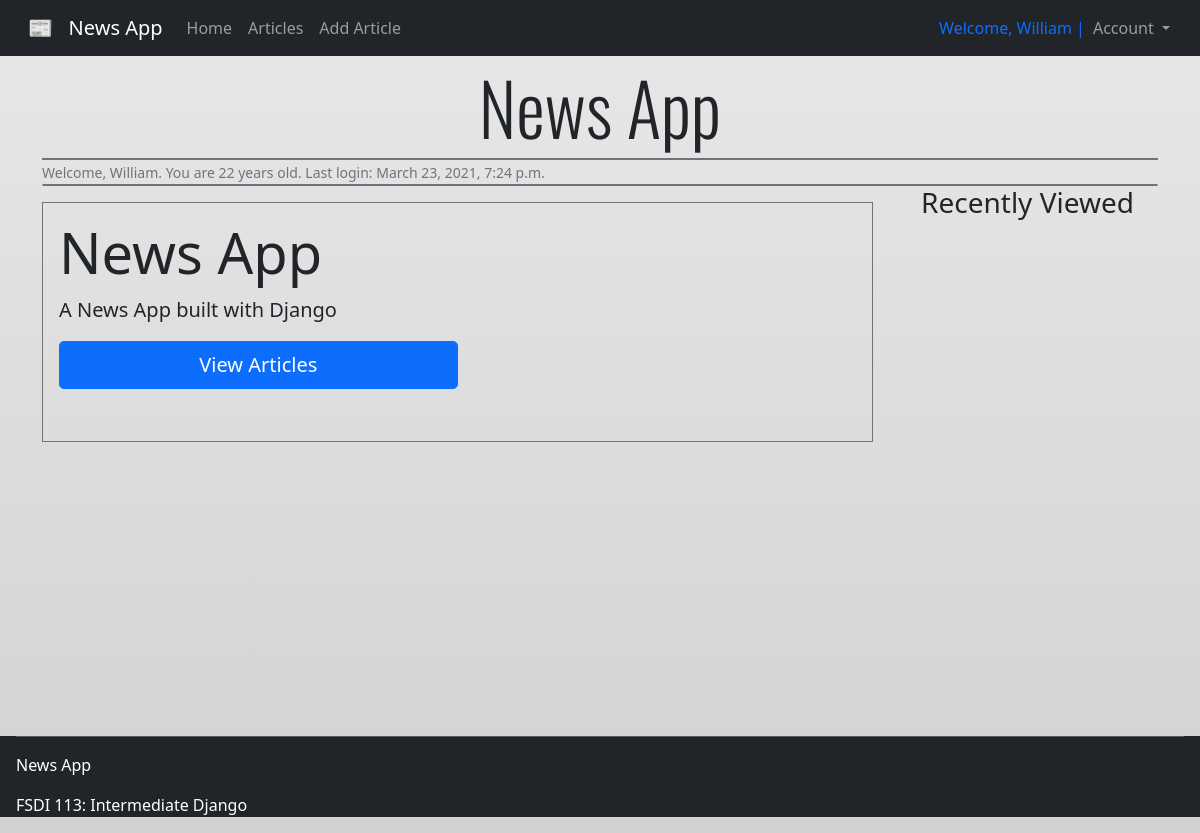
The app's page / (signed in) with its own data.
### accounts/models.py (models this page shows)
class CustomUser(AbstractUser):
    age = models.PositiveIntegerField(null=True, blank=True)

### pages/views.py (the view)
# urls.py: path('', HomePageView.as_view(), name='home'),
class HomePageView(TemplateView):
    template_name = 'home.html'

### templates/home.html (shortened to what this page needs)
{% extends "base.html" %}
{% block content %}
<div class="container pt-3">
    <h1 class="display-2 mt-5 text-center g-font">News App</h1>
    <div class="divider bg-primary border border-secondary"></div>
    {% if user.is_authenticated %}
    <div>
        <small class="text-muted">Welcome, {{user.username}}. You are {{user.age}} years old. Last login: {{user.last_login}}</small>
    </div>
    <div class="all-pages border border-secondary rounded"></div>
    <div class="row">
        <div class="col-9">
            <div class="jumbotron jumbotron-fluid border border-secondary mt-3 p-3">
                <h1 class="display-4">News App</h1>
                <p class="lead">A News App built with Django</p>
                <p class="lead"><a href="{% url 'all_articles' %}" class="btn btn-lg btn-primary w-50">View Articles</a></p>
            </div>
        </div>
        <div class="col text-center">
            <h3>Recently Viewed</h3>
        </div>
    </div>
    {% endif %}
</div>
{% endblock content %}

### templates/base.html (shortened to what this page needs)
<!DOCTYPE html>
<html lang="en">
<head>
    {% load static %}
    <link rel="stylesheet" href="{% static '/css/styles.css' %}">
    <link href="https://cdn.jsdelivr.net/npm/bootstrap@5.0.0-beta3/dist/css/bootstrap.min.css" rel="stylesheet">
    <link rel="stylesheet" href="https://pro.fontawesome.com/releases/v5.10.0/css/all.css"/>
</head>
<body>
    <nav class="navbar navbar-expand-lg navbar-dark bg-dark fixed-top mb-5">
        <div class="container-fluid">
            <a class="navbar-brand mx-3" href="{% url 'home' %}">📰 &nbsp News App</a>
            <div class="collapse navbar-collapse" id="navbarNav">
                <ul class="navbar-nav">
                    <li class="nav-item">
                        <a class="nav-link" href="{% url 'home' %}">Home</a>
                    </li>
                    <li class="nav-item">
                        <a class="nav-link" href="{% url 'all_articles' %}">Articles</a>
                    </li>
                    <li class="nav-item">
                        <a class="nav-link" href="{% url 'new_article' %}">Add Article</a>
                    </li>
                </ul>
                {% if user.is_authenticated %}
                <ul class="navbar-nav nav-log">
                    <li class="navbar-text text-primary">
                        Welcome, {{user.username}} |
                    </li>
                    <li class="nav-item dropdown">
                        <a class="nav-link dropdown-toggle" href="#" id="navbarDropdown" role="button" data-bs-toggle="dropdown" aria-expanded="false">
                            Account
                        </a>
                    </li>
                </ul>
                {% else %}
                    <span class="navbar-text text-white nav-log">
                        You are not logged in | <a class="text-primary" href="{% url 'login' %}">Login</a>
                        &nbsp| <a class="text-warning" href="{% url 'signup' %}">Register</a>
                        &nbsp| <a class="text-danger" href="{% url 'password_reset' %}">Reset Password</a>
                    </span>
                {% endif %}
            </div>
    </div>
    </nav>
    <main>
        {% block content %}
        {% endblock content %}
    </main>
    <footer class="px-3 text-white bg-dark">
        <hr>
        <p>News App</p>
        <p>FSDI 113: Intermediate Django</p>
    </footer>
</body>
</html>

### pages/static/css/styles.css (style rules this page uses)
body { background-image: linear-gradient(#E8E8E8, #d4d1d1); }
.container { min-height: 90vh; }
.nav-log { margin-left: auto; margin-right: 10px; }
.g-font { font-family: 'Oswald', sans-serif; }
.jumbotron { min-height: 30vh; }
footer { min-height: 10vh; }

### records on screen
CustomUser: username "William", age "22", last_login "March 23, 2021, 7:24 p.m."
